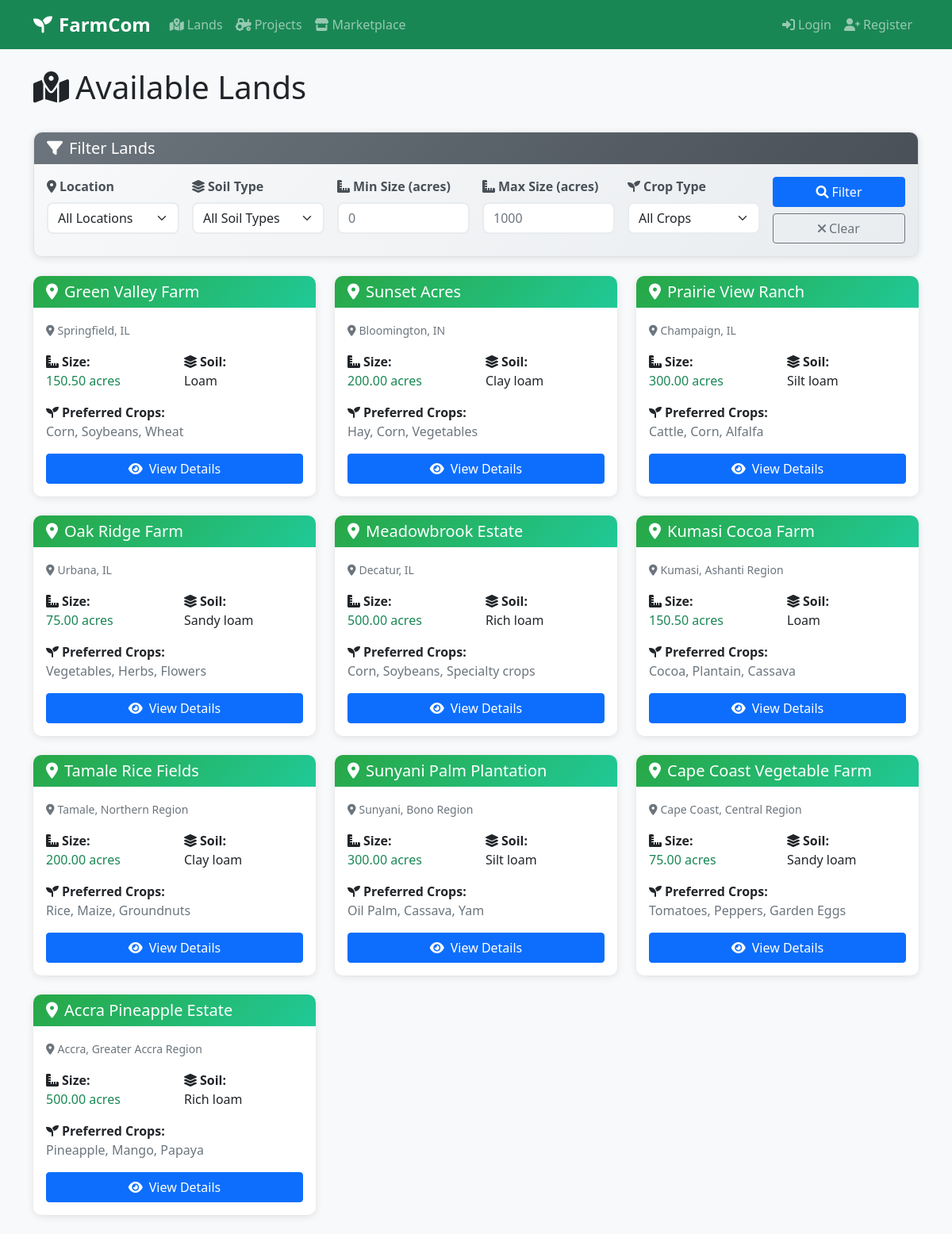
Page /lands/ on the committed database.
### lands/models.py (models this page shows, shortened)
class Land(models.Model):
    owner = models.ForeignKey(User, on_delete=models.CASCADE, related_name='lands')
    title = models.CharField(max_length=100)
    location = models.CharField(max_length=100)
    size = models.DecimalField(max_digits=10, decimal_places=2)  # in acres
    description = models.TextField()
    is_available = models.BooleanField(default=True)
    preferred_crops = models.CharField(max_length=200)
    soil_type = models.CharField(max_length=50)
    water_source = models.CharField(max_length=50)
    date_listed = models.DateTimeField(auto_now_add=True)

### lands/views.py (the view)
# urls.py: path('', views.LandListView.as_view(), name='land_list'),
class LandListView(ListView):
    model = Land
    template_name = 'lands/land_list.html'
    context_object_name = 'lands'
    def get_queryset(self):
        queryset = Land.objects.filter(is_available=True)
        soil_type = self.request.GET.get('soil_type')
        min_size = self.request.GET.get('min_size')
        max_size = self.request.GET.get('max_size')
        crop_type = self.request.GET.get('crop_type')
        location = self.request.GET.get('location')
        if soil_type:
            queryset = queryset.filter(soil_type__icontains=soil_type)
        if min_size:
            queryset = queryset.filter(size__gte=float(min_size))
        if max_size:
            queryset = queryset.filter(size__lte=float(max_size))
        if crop_type:
            queryset = queryset.filter(preferred_crops__icontains=crop_type)
        if location:
            queryset = queryset.filter(location__icontains=location)
        return queryset
    def get_context_data(self, **kwargs):
        context = super().get_context_data(**kwargs)
        context['soil_types'] = Land.objects.filter(is_available=True).values_list('soil_type', flat=True).distinct()
        context['crop_types'] = Land.objects.filter(is_available=True).values_list('preferred_crops', flat=True).distinct()
        context['locations'] = Land.objects.filter(is_available=True).values_list('location', flat=True).distinct()
        context['current_soil'] = self.request.GET.get('soil_type', '')
        context['current_min_size'] = self.request.GET.get('min_size', '')
        context['current_max_size'] = self.request.GET.get('max_size', '')
        context['current_crop'] = self.request.GET.get('crop_type', '')
        context['current_location'] = self.request.GET.get('location', '')
        return context

### templates/lands/land_list.html (shortened to what this page needs)
{% extends 'base.html' %}
{% block content %}
<div class="d-flex justify-content-between align-items-center mb-4">
    <h1><i class="fas fa-map-marked-alt me-2"></i>Available Lands</h1>
</div>
<div class="card mb-4 filter-card">
    <div class="card-header">
        <h5 class="mb-0">
            <i class="fas fa-filter me-2"></i>Filter Lands
        </h5>
    </div>
    <div class="card-body">
        <form method="get" class="row g-3">
            <div class="col-md-2">
                <label for="location" class="form-label">
                    <i class="fas fa-map-marker-alt me-1"></i>Location
                </label>
                <select class="form-select" id="location" name="location">
                    <option value="">All Locations</option>
                </select>
            </div>
            <div class="col-md-2">
                <label for="soil_type" class="form-label">
                    <i class="fas fa-layer-group me-1"></i>Soil Type
                </label>
                <select class="form-select" id="soil_type" name="soil_type">
                    <option value="">All Soil Types</option>
                </select>
            </div>
            <div class="col-md-2">
                <label for="min_size" class="form-label">
                    <i class="fas fa-ruler-combined me-1"></i>Min Size (acres)
                </label>
                <input type="number" class="form-control" id="min_size" name="min_size"
                       value="{{ current_min_size }}" min="0" step="0.1" placeholder="0">
            </div>
            <div class="col-md-2">
                <label for="max_size" class="form-label">
                    <i class="fas fa-ruler-combined me-1"></i>Max Size (acres)
                </label>
                <input type="number" class="form-control" id="max_size" name="max_size"
                       value="{{ current_max_size }}" min="0" step="0.1" placeholder="1000">
            </div>
            <div class="col-md-2">
                <label for="crop_type" class="form-label">
                    <i class="fas fa-seedling me-1"></i>Crop Type
                </label>
                <select class="form-select" id="crop_type" name="crop_type">
                    <option value="">All Crops</option>
                </select>
            </div>
            <div class="col-md-2 d-flex align-items-end">
                <div class="d-grid gap-2 w-100">
                    <button type="submit" class="btn btn-primary">
                        <i class="fas fa-search me-1"></i>Filter
                    </button>
                    <a href="{% url 'land_list' %}" class="btn btn-outline-secondary">
                        <i class="fas fa-times me-1"></i>Clear
                    </a>
                </div>
            </div>
        </form>
    </div>
</div>
<div class="row">
    {% for land in lands %}
    <div class="col-md-6 col-lg-4 mb-4">
        <div class="card land-card h-100">
            <div class="card-header">
                <h5 class="card-title mb-0">
                    <i class="fas fa-map-marker-alt me-2"></i>{{ land.title }}
                </h5>
            </div>
            <div class="card-body">
                <div class="mb-3">
                    <small class="text-muted">
                        <i class="fas fa-location-dot me-1"></i>{{ land.location }}
                    </small>
                </div>
                <div class="row mb-3">
                    <div class="col-6">
                        <strong><i class="fas fa-ruler-combined me-1"></i>Size:</strong><br>
                        <span class="text-success">{{ land.size }} acres</span>
                    </div>
                    <div class="col-6">
                        <strong><i class="fas fa-layer-group me-1"></i>Soil:</strong><br>
                        <span>{{ land.soil_type }}</span>
                    </div>
                </div>
                <div class="mb-3">
                    <strong><i class="fas fa-seedling me-1"></i>Preferred Crops:</strong><br>
                    <span class="text-muted">{{ land.preferred_crops }}</span>
                </div>
                <div class="mt-auto">
                    <a href="{% url 'land_detail' land.pk %}" class="btn btn-primary w-100">
                        <i class="fas fa-eye me-2"></i>View Details
                    </a>
                </div>
            </div>
        </div>
    </div>
    {% endfor %}
</div>
{% endblock %}

### static/css/style.css (style rules this page uses)
:root { --primary-green: #28a745; --secondary-green: #20c997; --dark-green: #1e7e34; --light-green: #d4edda; }
body { font-family: 'Segoe UI', Tahoma, Geneva, Verdana, sans-serif; background-color: #f8f9fa; }
.card { border: none; border-radius: 10px; box-shadow: 0 2px 10px rgba(0,0,0,0.1); transition: transform 0.2s; }
.card-header { background: linear-gradient(135deg, var(--primary-green), var(--secondary-green)); color: white; border-radius: 10px 10px 0 0 !important; border: none; }
.land-card { height: 100%; }
.land-card .card-body { display: flex; flex-direction: column; }
.filter-card { background: linear-gradient(135deg, #f8f9fa, #e9ecef); border: 1px solid #dee2e6; }
.filter-card .card-header { background: linear-gradient(135deg, #6c757d, #495057); color: white; }
.form-label { font-weight: 600; color: #495057; margin-bottom: 0.5rem; }
.form-select, .form-control { border-radius: 8px; border: 2px solid #e9ecef; transition: border-color 0.2s, box-shadow 0.2s; }
.btn-outline-secondary { border-color: #6c757d; color: #6c757d; }

### rows in the picture
Land: title "Green Valley Farm", location "Springfield, IL", size "150.50", soil_type "Loam", preferred_crops "Corn, Soybeans, Wheat"
Land: title "Sunset Acres", location "Bloomington, IN", size "200.00", soil_type "Clay loam", preferred_crops "Hay, Corn, Vegetables"
Land: title "Prairie View Ranch", location "Champaign, IL", size "300.00", soil_type "Silt loam", preferred_crops "Cattle, Corn, Alfalfa"
Land: title "Oak Ridge Farm", location "Urbana, IL", size "75.00", soil_type "Sandy loam", preferred_crops "Vegetables, Herbs, Flowers"
Land: title "Meadowbrook Estate", location "Decatur, IL", size "500.00", soil_type "Rich loam", preferred_crops "Corn, Soybeans, Specialty crops"
Land: title "Kumasi Cocoa Farm", location "Kumasi, Ashanti Region", size "150.50", soil_type "Loam", preferred_crops "Cocoa, Plantain, Cassava"
Land: title "Tamale Rice Fields", location "Tamale, Northern Region", size "200.00", soil_type "Clay loam", preferred_crops "Rice, Maize, Groundnuts"
Land: title "Sunyani Palm Plantation", location "Sunyani, Bono Region", size "300.00", soil_type "Silt loam", preferred_crops "Oil Palm, Cassava, Yam"
Land: title "Cape Coast Vegetable Farm", location "Cape Coast, Central Region", size "75.00", soil_type "Sandy loam", preferred_crops "Tomatoes, Peppers, Garden Eggs"
Land: title "Accra Pineapple Estate", location "Accra, Greater Accra Region", size "500.00", soil_type "Rich loam", preferred_crops "Pineapple, Mango, Papaya"
